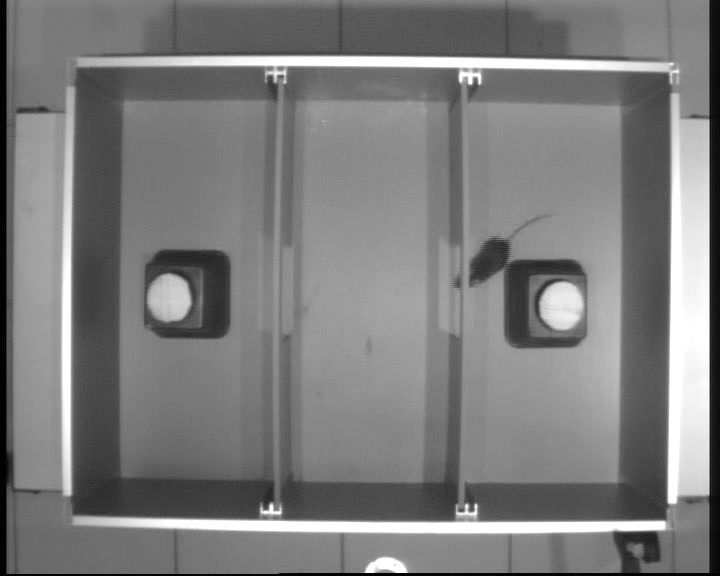
#> input picture mouse_dataset/img007.jpeg, 720 x 576 px, given in place of img001.jpeg, which was not available
$ python mouse_location_numpy_basics.py
#> lines starting #> are read from the running program, lines starting #| are printed output that depends on the picture; pictures that were not available may be replaced by others from this repository, and a replacement may not be noted
import os

import numpy as np
import matplotlib.pyplot as plt


def rgb2gray(rgb):
    r, g, b = rgb[:, :, 0], rgb[:, :, 1], rgb[:, :, 2]
    gray = 0.2989 * r + 0.5870 * g + 0.1140 * b
    return gray


def show_img(img):
    plt.imshow(img, cmap='gray', vmin=0, vmax=255)
    plt.show()


# time in seconds in all 3 compartments
compartments_time = [0, 0, 0]

mouse_on_right = rgb2gray(plt.imread("mouse_dataset/img001.jpeg"))
mouse_on_left = rgb2gray(plt.imread("mouse_dataset/img010.jpeg"))
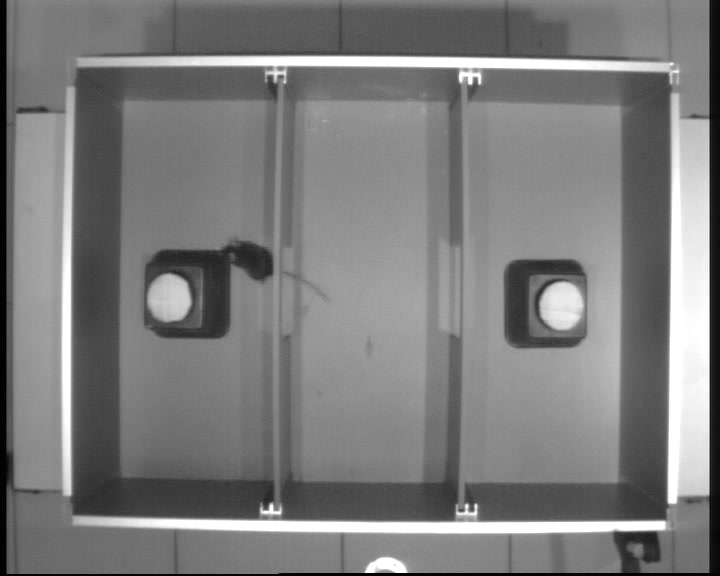
#> input picture mouse_dataset/img009.jpeg, 720 x 576 px, given in place of img010.jpeg, which was not available

left_cage_empty = mouse_on_right[60:530, 60:380]
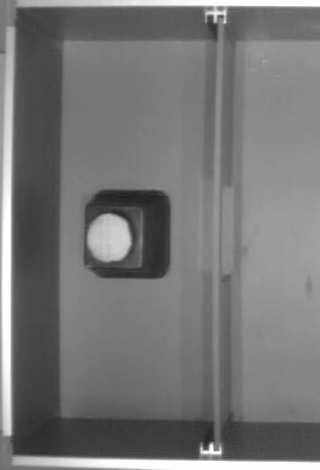
#> left_cage_empty: shape (470, 320) float64; min 34, max 255, mean 119.2
right_cage_empty = mouse_on_left[60:530, 380:680]
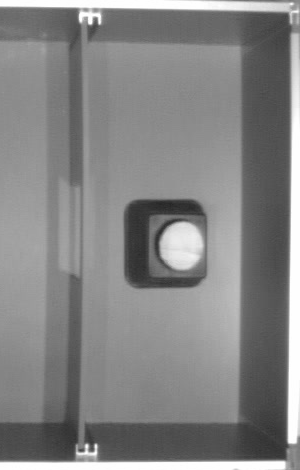
#> right_cage_empty: shape (470, 300) float64; min 39, max 255, mean 133.4
empty_cage = np.concatenate((left_cage_empty, right_cage_empty), axis=1)
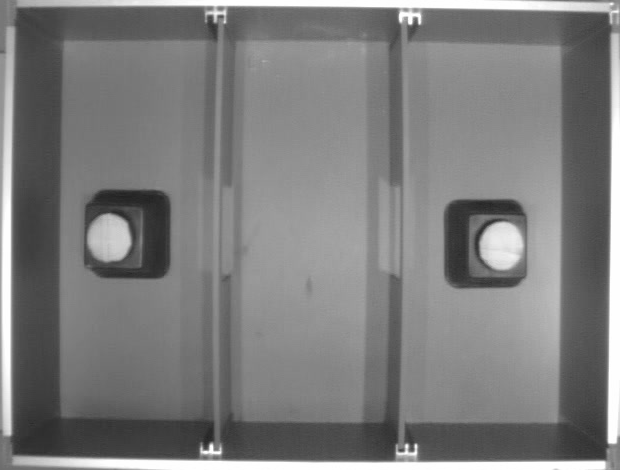
#> empty_cage: shape (470, 620) float64; min 34, max 255, mean 126.1
#> pass 3 of the loop `for file in os.listdir('mouse_dataset/'):`:
#> the loop made 4 passes; the first 3 are shown

files = []
for file in os.listdir('mouse_dataset/'):
    if file.endswith('.jpeg'):
        files.append(file)

for f in files:
    img = plt.imread('mouse_dataset/%s' % f)
#> img is the input picture: shape (576, 720, 3); min 0, max 255, mean 124.4
    img = rgb2gray(img)
    img = img[60:530, 60:680]
#> img: shape (470, 620) float64
    mouse_location = empty_cage - img

    # filterout all values less then 0.15
    mouse_location[mouse_location < 0.15] = 0
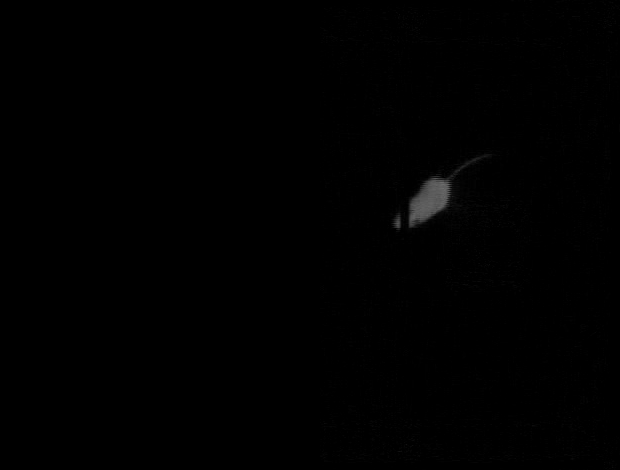
#> mouse_location: shape (470, 620) float64; min 0, max 110, mean 0.8

    # compartments
    part1 = mouse_location[:, :220]
#> part1: shape (470, 220) float64; every value is 0
    part2 = mouse_location[:, 220:405]
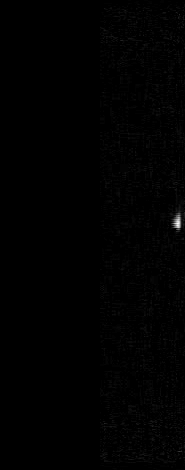
#> part2: shape (470, 185) float64; min 0, max 83.99, mean 0.4; drawn with min black and max white
    part3 = mouse_location[:, 405:]
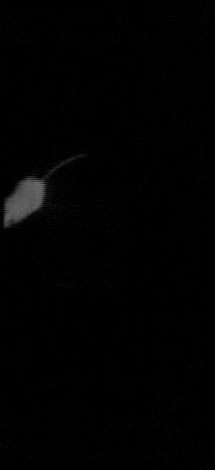
#> part3: shape (470, 215) float64; min 0, max 110, mean 2

    values = np.array([np.sum(part1), np.sum(part2), np.sum(part3)])
#> values = [0, 34226.6, 197869.2]
    mouse_compartment = np.argmax(values)
#> mouse_compartment = 2

    print(mouse_compartment+1)
#| 3
#> pass 3 of the loop `for f in files:`:
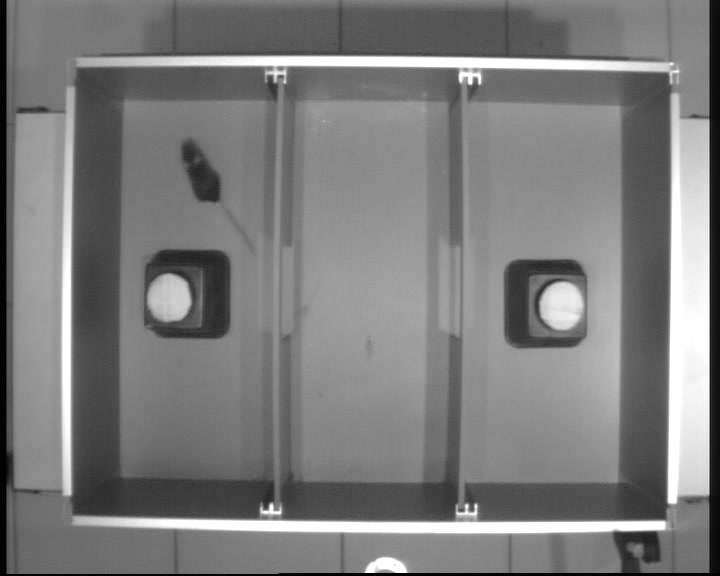
#> input picture mouse_dataset/img011.jpeg, 720 x 576 px, found by its file name
#> img is the input picture: shape (576, 720, 3); min 0, max 255, mean 124.2
#> img: shape (470, 620) float64
#> `part2 = mouse_location[:, 220:405]`:
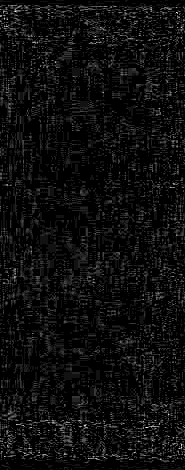
#> part2: shape (470, 185) float64; min 0, max 14, mean 0.761; drawn with min black and max white
#> `part3 = mouse_location[:, 405:]`:
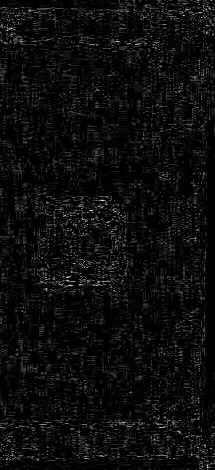
#> part3: shape (470, 215) float64; min 0, max 15, mean 0.698; drawn with min black and max white
#> values = [213679.6, 66180.4, 70579.9]
#| 1
#> the loop made 4 passes; the first 3 are shown
    show_img(img)
    compartments_time[mouse_compartment] += 1

print(compartments_time)
